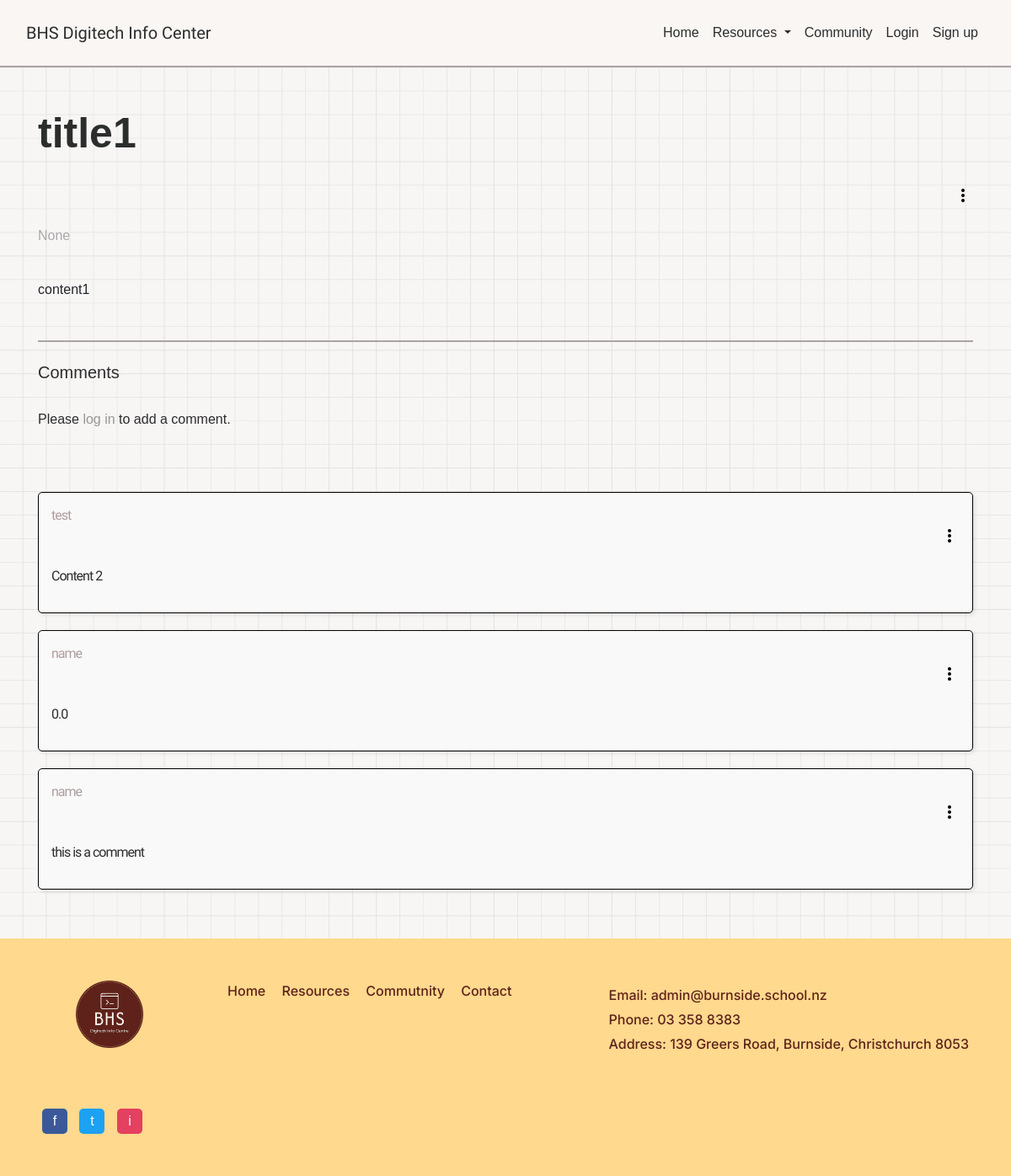
Before: /forum/1/ with the older database file.
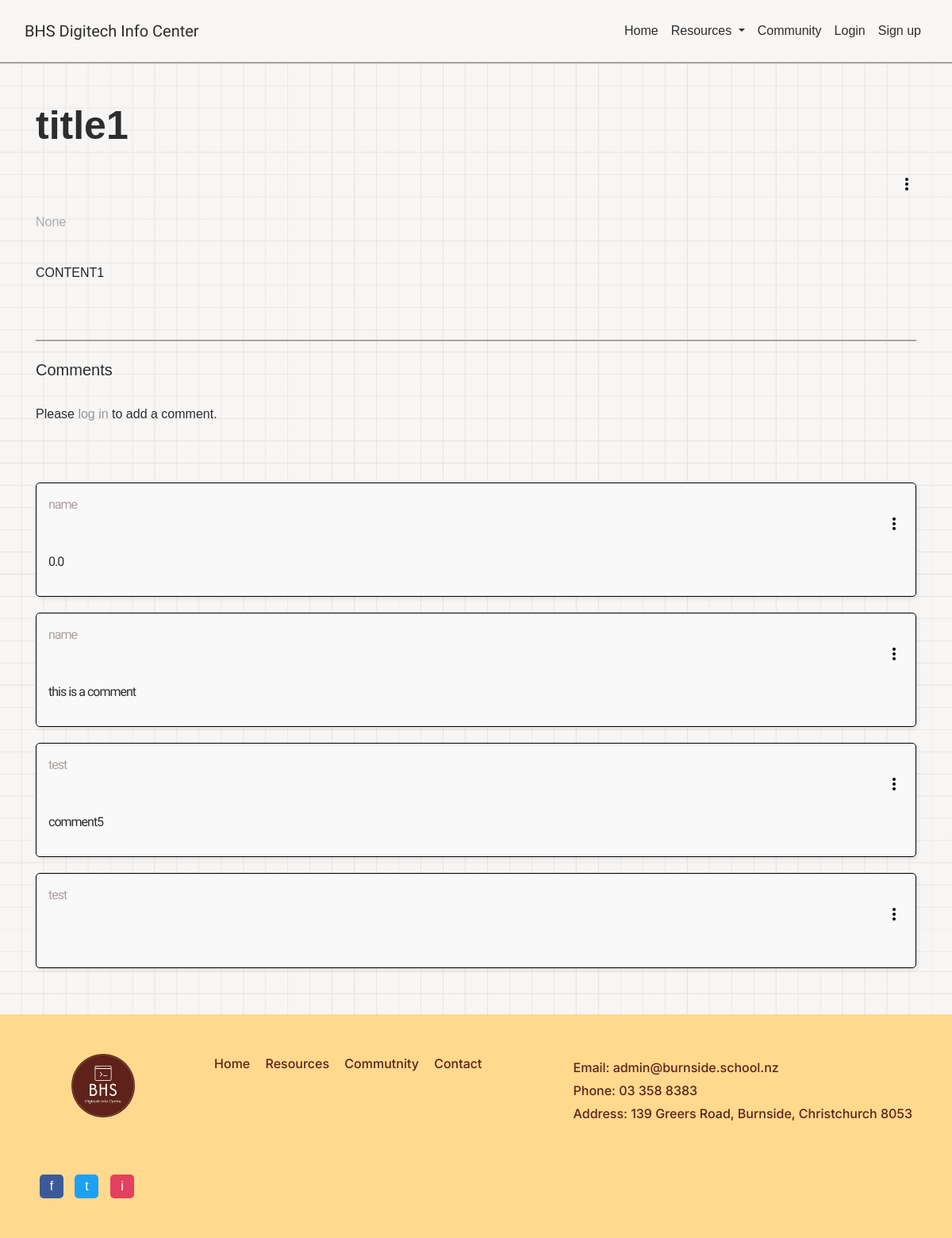
After: the same page with the newer database file.
### tables this page shows
CREATE TABLE forum_posts (postID INTEGER PRIMARY KEY, userID INTEGER REFERENCES user (userID), title TEXT, content TEXT, post_date TIMESTAMP DEFAULT (CURRENT_TIMESTAMP));

CREATE TABLE comments (comID INTEGER PRIMARY KEY, userID INTEGER REFERENCES user (userID), postID INTEGER REFERENCES forum_posts (postID), content TEXT, com_date TIMESTAMP DEFAULT (CURRENT_TIMESTAMP));

CREATE TABLE user (userID INTEGER PRIMARY KEY, email TEXT, username TEXT, password TEXT, profile_pic TEXT);

### website/views.py (the view)
@views.route('/forum/<id>/', methods=['GET', 'POST'])
def forum(id):
    if id == 'home':
        sql = 'SELECT * FROM forum_posts;'
        posts = query_db(sql)
        if posts:
            return render_template('forumHome.html', posts=posts)
        else:
            return render_template('forumHome.html', posts='No posts are currently available')
    elif id == None:
        abort(404)
    else:
        try:
            id = int(id)
            sql_post = '''SELECT f.title, f.content, f.post_date, u.username, u.userID, u.profile_pic
            FROM user u
            LEFT JOIN forum_posts f on u.userID = f.userID
            WHERE f.postID = ?;'''
            post_data = query_db(sql_post, (id,), one=True)
            if not post_data: # post doesn't exist
                flash('Post not available.', category='error')
                return redirect(url_for('views.forum', id = 'home'))
            sql_comment = '''SELECT c.*, u.username
            FROM comments c
            LEFT JOIN user u ON c.userID = u.userID
            WHERE c.postID = ?;'''
            comment_data = query_db(sql_comment, (id,))
            return render_template('forum.html', postID = id,
            title = post_data[0],
            content = post_data[1],
            date = post_data[2],
            username = post_data[3],
            userID = post_data[4],
            profile_pic = post_data[5], comments = comment_data)
        except ValueError:
            abort(404)

### website/views.py (called while the page is built)
def query_db(sql, args=(), one=False):
    db = sqlite3.connect('web.db')
    cursor = db.cursor()
    cursor.execute(sql, args)
    results = cursor.fetchall()
    db.commit()
    db.close()
    return (results[0] if results else None) if one else results

### website/templates/forum.html
{% extends "base.html" %} {% block title %}{{ title }}{% endblock %}
{% block content %}
<br><br>
<h1>{{ title }}</h1>
{% include "dotPost.html" with context %}
<p class="date">{{ date }}</p>
<br>
<pre>{{ content }}</pre>
<br><br>
<div style='border-top:2px solid #aba3a3'>
    <br>
    <h5>Comments</h5>
    <br>
    <div>
        {% if 'user' in session %}
            <button class="comment-btn" onclick="document.getElementById('commentBox').classList.toggle('hidden');">▶ Click to add your comment...</button>
            <br>
            <div id="commentBox" class="comment-box hidden">
                <form method="POST" action="{{ url_for('views.createANDedit', action='create', subject='comment') }}">
                    <input type="hidden" name="postID" value="{{ postID }}">
                    <textarea
                    name="content"
                    id="content"
                    placeholder="Write your comment here..."></textarea><br>
                    <button type="submit" class="button-a comment-btn">Submit Comment</button>
                </form>
            </div>
        {% else %}
            <p>Please <a href="{{ url_for('auth.login') }}" class="custom-link-underline">log in</a> to add a comment.</p>
        {% endif %}
        <br><br>
        <ul class="comment-ul list-group list-group-flush" id="comments">
            {% for comment in comments %}
                <li class="comment-list-li heading-d">
                    <p class="inline" style="color: rgb(174, 158, 158)">{{ comment[5] }}</p>
                    {% include "dotComment.html" %}
                    <p>{{ comment[3] }}</p>
                </li>
            {% endfor %}
        </ul>
    </div>
</div><br><br>
{% endblock %}

### website/templates/base.html (shortened to what this page needs)
<!DOCTYPE html>
<html lang="en">
<head>
    <link
      rel="stylesheet"
      href="https://stackpath.bootstrapcdn.com/bootstrap/4.4.1/css/bootstrap.min.css"
    />
    <link
      rel="stylesheet"
      href="https://stackpath.bootstrapcdn.com/font-awesome/4.7.0/css/font-awesome.min.css"
    />
    <link rel="stylesheet" href= "{{ url_for('static',filename='styles.css') }}">
</head>
<body class="custom-bg">
  <nav class = "navbar navbar-expand-lg fixed-top">
    <div class="container-fluid">
      <a class="navbar-brand heading-f" href="/">
        BHS Digitech Info Center
      </a>
      <div class="collapse navbar-collapse" id="navbar">
        <ul class="navbar-nav ml-auto">
          <li class="nav-item">
            <a class="nav-item nav-link" id="home" href="/">
              Home
            </a>
          </li>
          <li class="nav-item dropdown">
            <a class="nav-item nav-link dropdown-toggle" id="resources" href="/resources/home" role="button" data-toggle="dropdown" aria-haspopup="true" aria-expanded="false">
              Resources
            </a>
          </li>
            <a class="nav-item nav-link" id="forum" href="/forum/home">
              Community <span class="sr-only">(current)</span>
            </a>
          {% if session.get('user') %}
          <li class="nav-item active"></li>
            <a class="nav-item nav-link" id="forum" href="/logout">
              Logout
            </a>
          </li>
          {% else %}
            <a class="nav-item nav-link" id="forum" href="/login">
              Login <span class="sr-only">(current)</span>
            </a>
            <a class="nav-item nav-link" id="forum" href="/sign-up">
              Sign up <span class="sr-only">(current)</span>
            </a>
          {% endif %}
        </ul>
      </div>
    </div>
  </nav>
  <main class="container">
    {% block content %}
    {% endblock %}
  </main>
  <footer class="footer">
    <div class="footer-section">
        <div class="logo">
          <img class="logo-img" src="/static/img/logo.png" alt="logo">
        </div>
    </div>
    <div class="footer-section nav-links text-c-bold">
        <a href="/">Home</a>
        <a href="/resources/home">Resources</a>
        <a href="/forum/home">Commutnity</a>
        <a href="#">Contact</a>
    </div>
    <div class="footer-section contact-info text-c-bold">
        <p>Email: admin@burnside.school.nz</p>
        <p>Phone: 03 358 8383</p>
        <p>Address: 139 Greers Road, Burnside, Christchurch 8053</p>
    </div>
    <div class="footer-section social-icons">
        <a href="#" aria-label="Facebook">f</a>
        <a href="#" aria-label="Twitter">t</a>
        <a href="#" aria-label="Instagram">i</a>
    </div>
</footer>
</body>
</html>

### website/templates/dotPost.html (shortened to what this page needs)
<div class="container mt-5 inline">
    <div class="dropdown" align="right">
        <button class="dot-btn" id="dropdownMenuButton" data-toggle="dropdown" aria-haspopup="true" aria-expanded="false">
            <span class="navbar-toggler-icon"></span>
            <div class="dots">
                <span></span>
                <span></span>
                <span></span>
            </div>
        </button>
    </div>
</div>

### website/templates/dotComment.html (shortened to what this page needs)
<div class="container mt-5 inline">
    <div class="dropdown" align="right">
        <button class="dot-btn" id="dropdownMenuButton" data-toggle="dropdown" aria-haspopup="true" aria-expanded="false">
            <span class="navbar-toggler-icon"></span>
            <div class="dots">
                <span></span>
                <span></span>
                <span></span>
            </div>
        </button>
    </div>
</div>

### website/static/styles.css (style rules this page uses)
body { background-image: url('../static/img/grid.png'); background-repeat: repeat center center; -webkit-background-size: cover; -moz-background-size: cover; -o-background-size: cover; background-size: 100vw; background-color: #F8F6F5; font-family: Arial, sans-serif; margin: 0; padding: 0; overflow-x: hidden; color: #2C2D2D; margin-top: 80px; }
main { position: relative; z-index: 1; }
.comment-ul { list-style: none; }
.comment-list-li { border: 1px solid black; padding: 15px; margin: 10px 0; border-radius: 5px; box-shadow: 2px 2px 5px rgba(0,0,0,0.1); background-color: #f9f9f9; }
.navbar { border-bottom:2px solid #aba3a3; background-color: #F9F6F4; width: 100vw; min-height: 80px; color: #2C2D2D; }
.navbar a { color: #2C2D2D; }
h1 { font-size: 50px; font-weight: bolder; }
.heading-d { font-family: "Courier Prime", monospace; font-weight: 400; font-style: normal; letter-spacing: -1px; }
.heading-f { font-family: "Michroma", sans-serif; font-weight: 400; font-style: normal; }
.text-c-bold { font-family: "Inter", sans-serif; font-optical-sizing: auto; font-weight: 500; font-style: normal; }
footer { background-color: #FFD98E; padding: 1rem; width: 100vw; left: 50%; right: 50%; position: relative; margin-left: -50vw; margin-right: -50vw; color: #5E221A; padding: 20px; display: flex; flex-wrap: wrap; justify-content: space-between; }
.footer-section { margin: 10px; padding: 20px; }
.logo-img { max-width: 120px; padding-left: 40px; }
.nav-links a { color: #5E221A; text-decoration: none; margin-right: 15px; }
.contact-info p { margin: 5px 0; }
.social-icons a { display: inline-block; width: 30px; height: 30px; background-color: #3b5998; color: white; text-align: center; line-height: 30px; border-radius: 5px; margin-right: 10px; text-decoration: none; }
.social-icons a:nth-child(2) { background-color: #1da1f2; }
.social-icons a:nth-child(3) { background-color: #e4405f; }
.inline { display: inline; }
.date { color: rgb(170, 170, 170) }
pre { font-family: inherit; font-size: inherit; white-space: pre-wrap; margin: 0; }
main { align-content: center; align-items: center; }
.custom-link-underline { color: rgb(150, 150, 150); text-decoration: none; }
.dot-btn { background: none; border: none; color: inherit; padding: 0; cursor: pointer; display: inline-block; position: relative; width: 24px; height: 24px; }
.dot-btn .dots { display: inline-block; position: absolute; top: 50%; left: 50%; transform: translate(-50%, -50%); }
.dot-btn .dots span { display: block; width: 4px; height: 4px; background-color: black; border-radius: 50%; margin: 2px 0; }

Changed rows visible on the page:
removed comments: username "test", content "Content 2"
changed forum_posts "title1": content "content1" → "CONTENT1"
added comments: username "test", content "comment5"
added comments: username "test"
